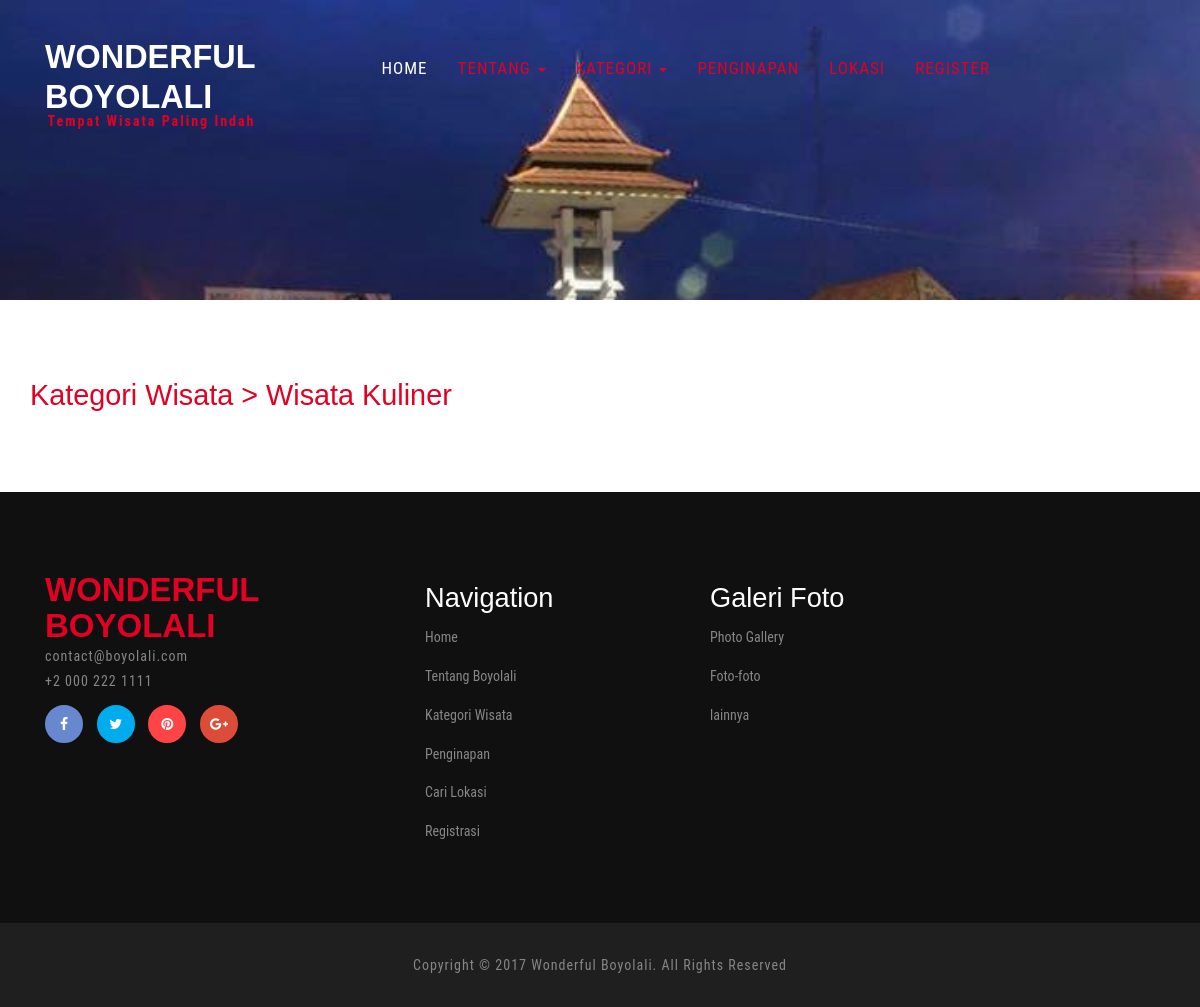
The page /index.php/main/kuliner on the database as committed earlier.
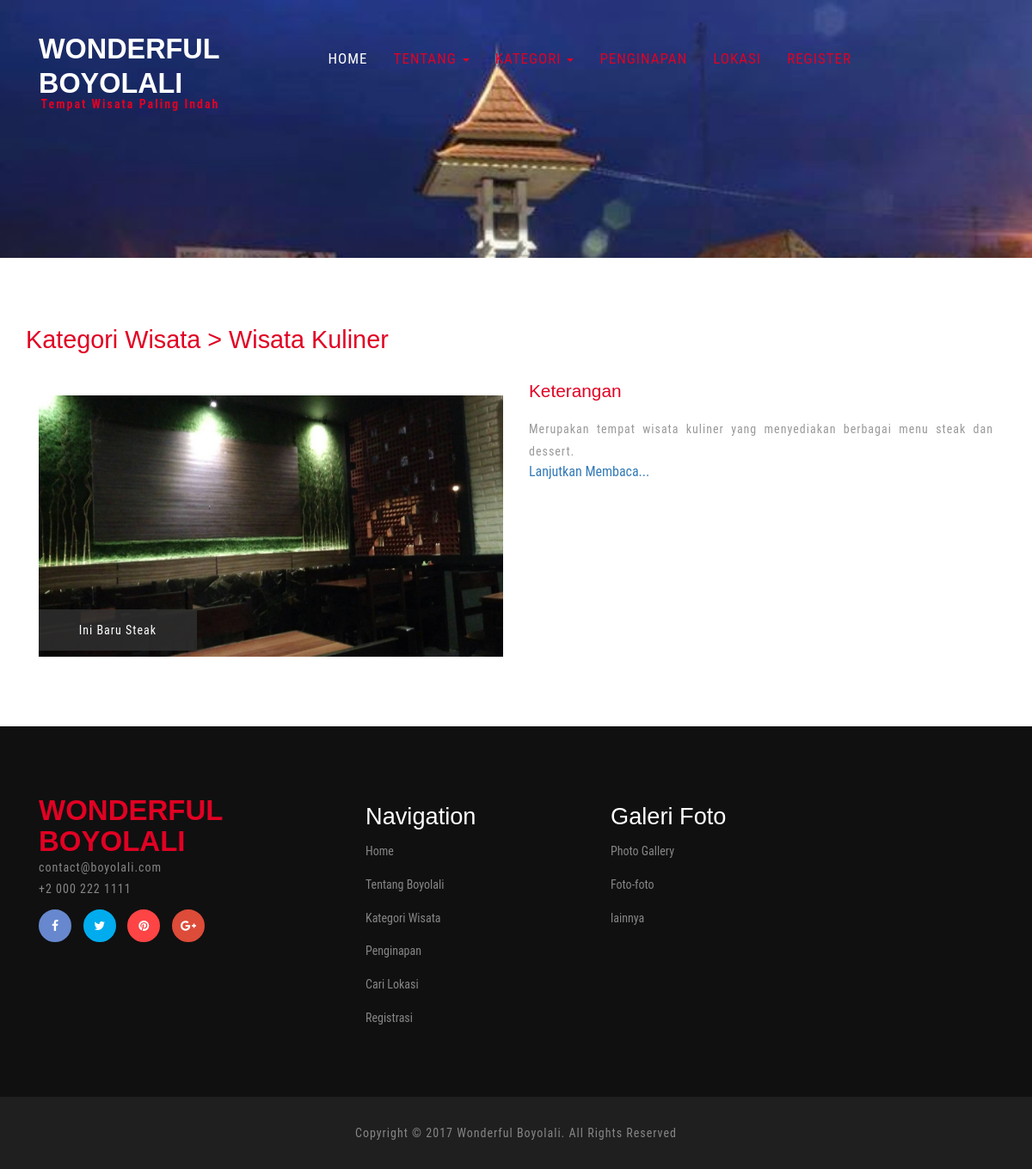
The same page on the database as committed later.
### tables this page shows
CREATE TABLE `tempat_wisata` (
  `id_wisata` int(5) NOT NULL,
  `nama_wisata` varchar(100) NOT NULL,
  `alamat_wisata` varchar(250) NOT NULL,
  `kategori_wisata` varchar(50) NOT NULL,
  `lat_wisata` varchar(100) NOT NULL,
  `long_wisata` varchar(100) NOT NULL,
  `ket_wisata` text NOT NULL,
  `harga_wisata` int(10) NOT NULL,
  `notelp_wisata` varchar(15) NOT NULL,
  `tanggal_post` date NOT NULL,
  `id_admin` int(5) NOT NULL
);

### application/controllers/Main.php (called while the page is built, shortened)
<?php
class Main extends CI_Controller {
    public function kuliner()
	{
		$this->load->model('m_dashboard');
        $this->load->view('main/header1');
		$data['kuliner'] = $this->m_dashboard->tampil_kuliner()->result();
        $this->load->view('kuliner',$data);
		$this->load->view('main/footer');
	}
}

### index.php (called while the page is built, shortened)
<?php
require_once BASEPATH.'core/CodeIgniter.php';

### application/models/m_dashboard.php (called while the page is built, shortened)
<?php
class m_dashboard extends CI_Model{
    public function tampil_kuliner(){
		return $this->db->get_where('tempat_wisata',array('kategori_wisata'=>'Wisata Kuliner'));
	}
}
?>

### application/views/kuliner.php (the view, shortened to what this page needs)
<?php
  $CI =& get_instance();
?>
  <div class="about w3l-agileits">
    <div class="container">
      <h3>Kategori Wisata > Wisata Kuliner</h3>
      <?php $no=1; foreach($kuliner as $a){ ?>
      <div class="about-grids col-md-6">
        <div class="about-grid">
          <?php
            $dapetgambarkuliner = "";
            $getgambar =$CI->db->query('select gambar from gambar_wisata where id_wisata="'.$a->id_wisata.'"');
            foreach ($getgambar->result() as $row){
                $dapetgambarkuliner = $row->gambar;
            }
          ?>
          <?php
          if ($dapetgambarkuliner=="") {
            ?>
              <img src="<?php echo base_url()?>assets/images/tanya.png" alt=" " class="img-responsive" />
            <?php
          }else{
            ?>
              <img src="<?php echo base_url()?>upload-foto/<?php echo $dapetgambarkuliner; ?>" alt=" " class="img-responsive" />
            <?php
          }
          ?>
          <div class="img-bottom">
            <p><?php echo $a->nama_wisata; ?></p>
          </div>
        </div>
      </div>
      <div class="about-grids-bottom col-md-6" style="text-align: justify;">
        <div class="about-us">
          <h4>Keterangan</h4>
          <p><?php echo $a->ket_wisata; ?></p>
        </div>
        <a href="<?php echo base_url()?>index.php/detailwisata/<?php echo $a->id_wisata; ?>">Lanjutkan Membaca...</a>
      </div>
      <div class="col-md-12"></div>
      <?php $no++;
      } ?>
    </div>
  </div>

Rows that differ between the two databases and show on the page:
added tempat_wisata: nama_wisata "Ini Baru Steak", ket_wisata "Merupakan tempat wisata kuliner yang menyediakan berbagai menu steak dan dessert."
